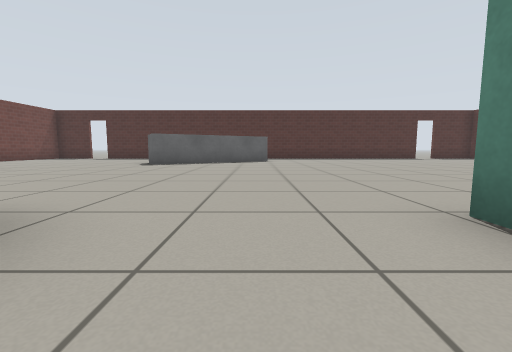
View 1 (above)

21 first-person views from a walk through a robot-simulator world made for Gazebo. The camera is 0.5 m above the floor, tilts 6° down and sees 90° across. The floor is counted in squares, 1 m on a side. Each view is taken from the middle of a square. On the plan, view 1 faces up. The plan holds only what a view shows up to about 9 squares ahead; the rest is blank. Robots are left out. Simple patterns stand in for the simulator's built-in surfaces.

View 2
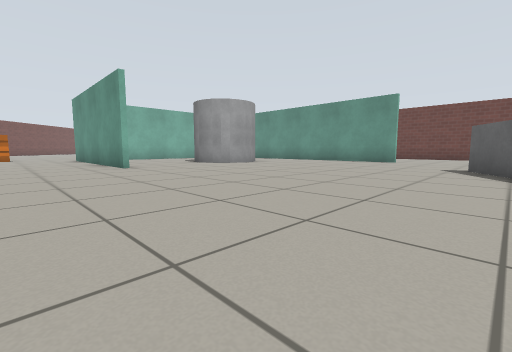

View 3
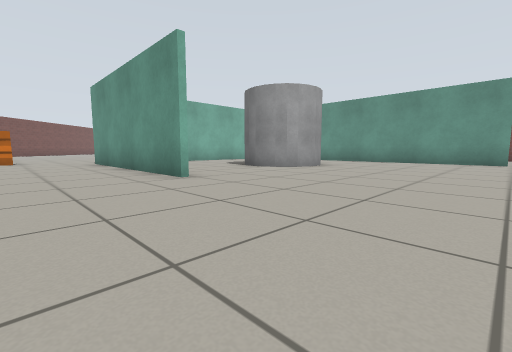

View 4
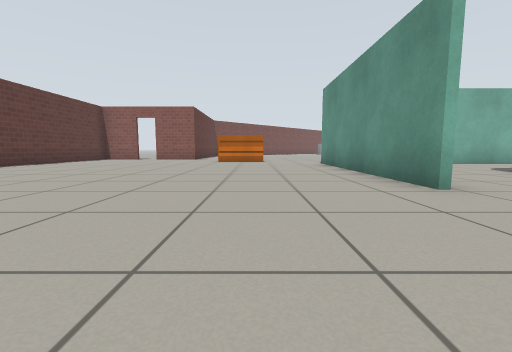

View 5
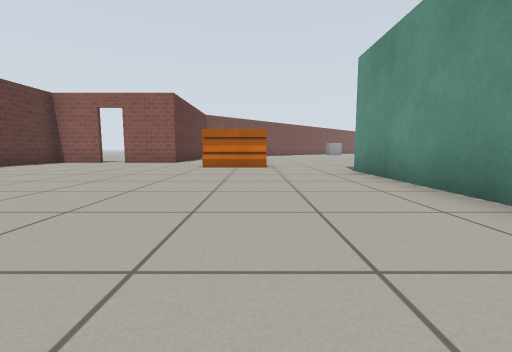

View 6
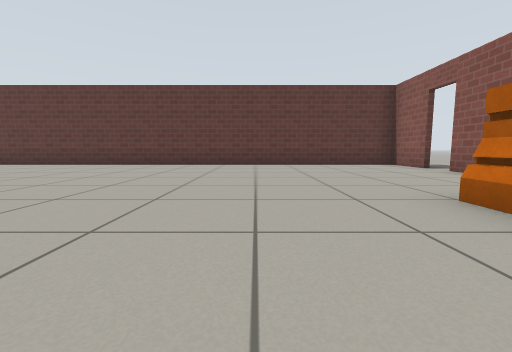

View 7
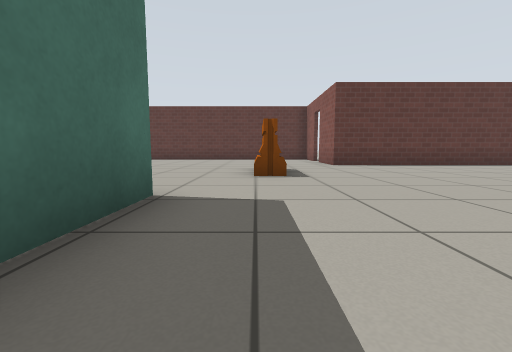

View 8
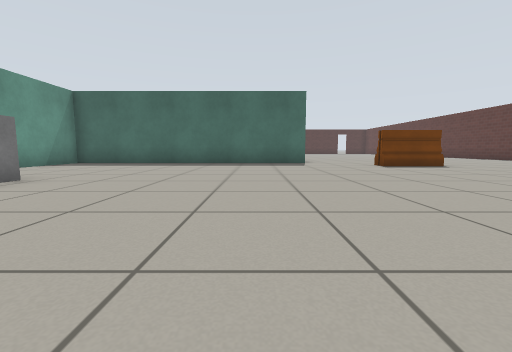

View 9
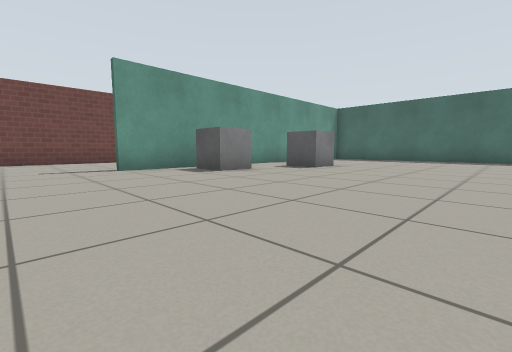

View 10
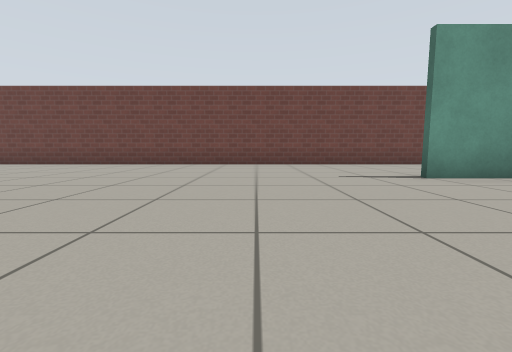

View 11
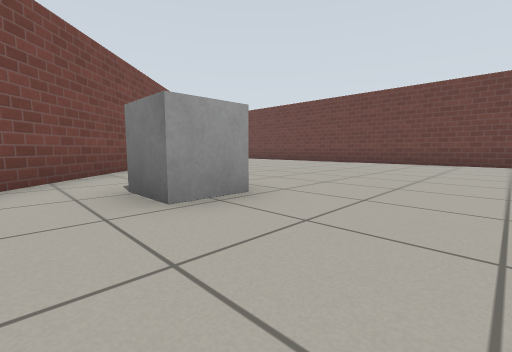

View 12
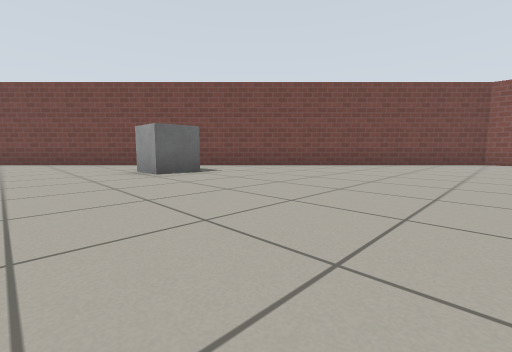

View 13
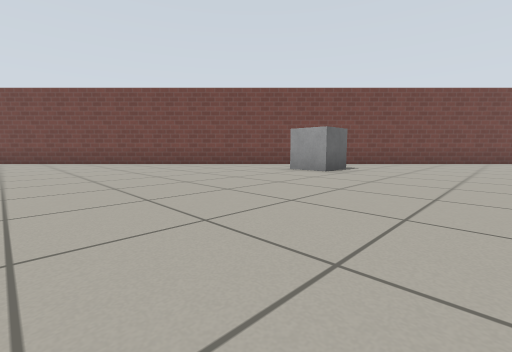

View 14
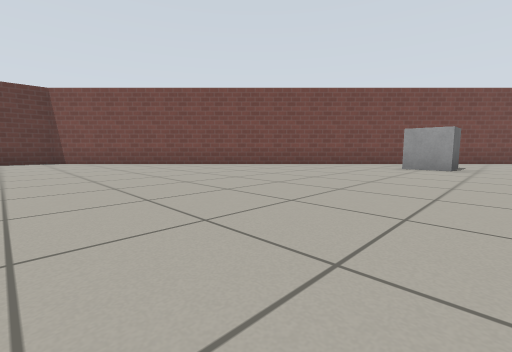

View 15
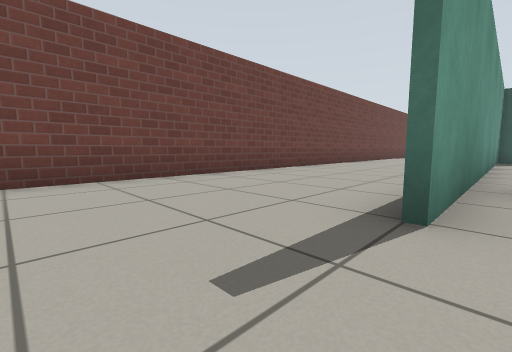

View 16
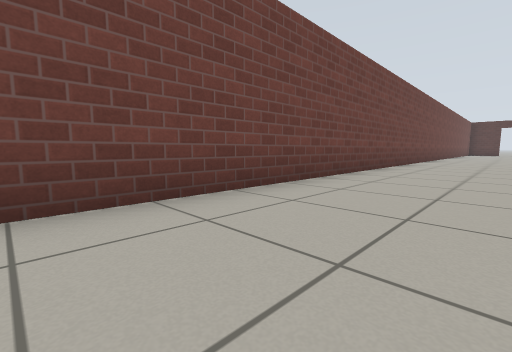

View 17
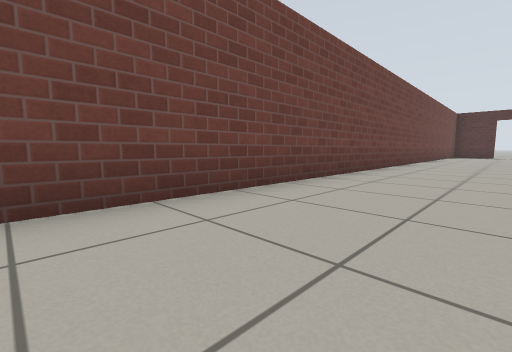

View 18
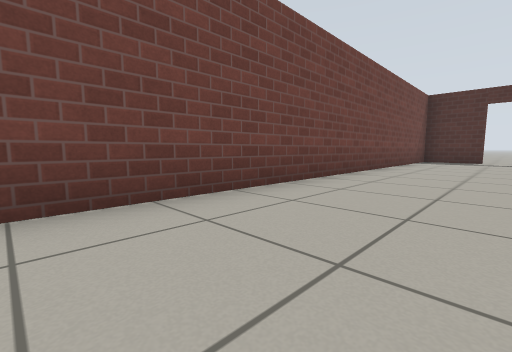

View 19
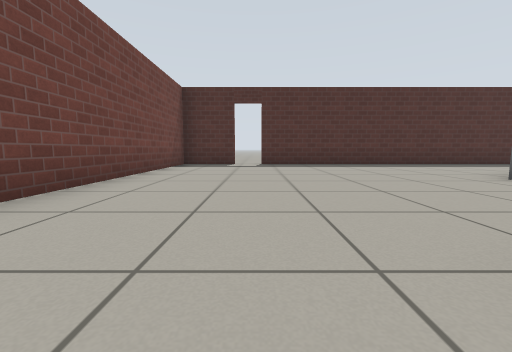

View 20
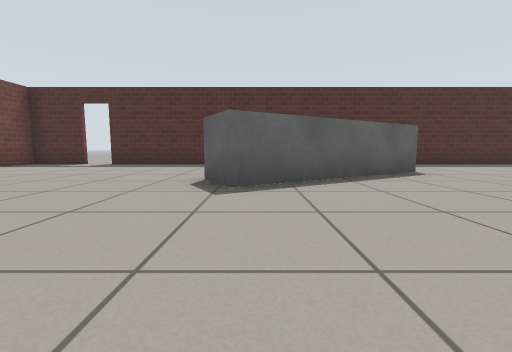

View 21
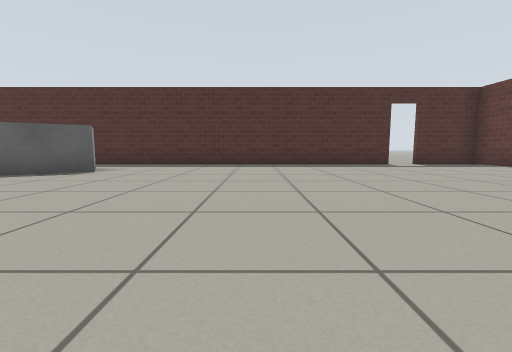

### Floor plan
Key: @ floor where view 1 was taken; # wall or solid block; x gap in a wall; . floor; D open door; B grey box; C grey cylinder; A barrier.
Columns run from 11 left of view 1 to 11 right of it. Each row starts with its distance up from view 1.
 14 ##xD################D##
 13 #.....................#
 12 #.....................#
 11 #......... B..........
 10 #........ BB.........
  9 #......BBB..........
  8 #..................
  7 #.................
  6 #...#............
  5 #...#...........      #
  4 #...#............    .#
  3 #...# ............  ..#
  2 #...   .CC............#
  1 #...     C...#........#
  0 #...     C.@.#........#
 -1 #...     ... #........#
 -2 #...    ...  #........#
 -3 #...   ...   #........#
 -4 #...##########........#
 -5 #...#..........AA.....#
 -6 #...#.................#
 -7 #...#..............#D.#
 -8 #...#.............##D##
 -9 #...#.BB..........#
-10 #...#..B..........#
-11 #...#.........  ..#
-12 #...#.B...........#
-13 #...#.............#
-14 #...#............##
-15 #...............##
-16 #..............##
-17 #.............##
-18 #............##
-19 #.......BB..##
-20 #.......BB.##
-21 #.........##
-22 #........##
-23 #.......##
-24 #......##
-25 #. ...##
-26    ..##
-27    .##
-28    ##

Positions as (right, up) in squares from view 1, and headings:
1: (0, 0), facing up
2: (4, 9), facing down-left
3: (4, 6), facing down-left
4: (4, 5), facing down
5: (4, 2), facing down
6: (3, -3), facing right
7: (-1, -5), facing right
8: (0, -13), facing up
9: (0, -16), facing up-left
10: (-2, -17), facing left
11: (-1, -17), facing down-left
12: (-8, -17), facing down-right
13: (-6, -14), facing down-right
14: (-4, -12), facing down-right
15: (-6, -16), facing up-left
16: (-8, -12), facing up-left
17: (-8, -5), facing up-left
18: (-8, 2), facing up-left
19: (-8, 5), facing up
20: (-3, 5), facing up
21: (4, 5), facing up
